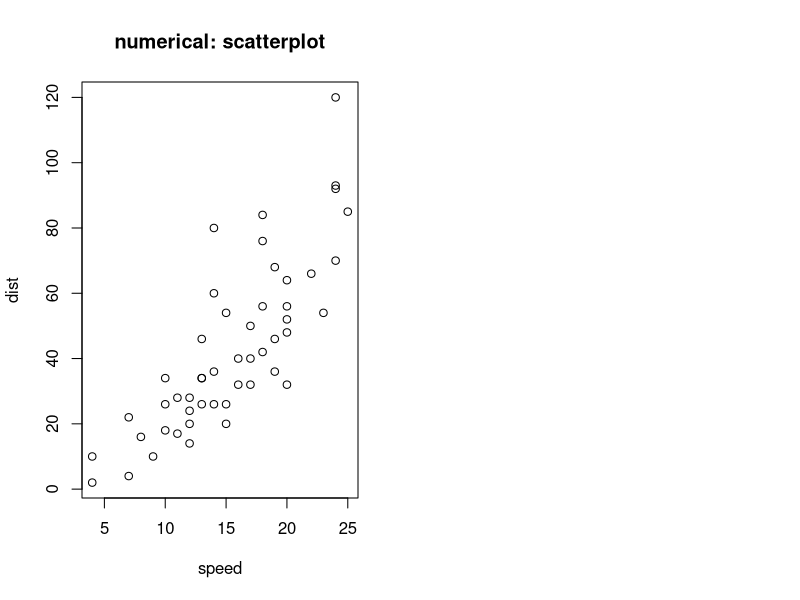

Source code (R): (Note: this script raises an error after producing the figure.)
oopar <- par(mfrow=c(1,2))
plot(dist ~ speed, data=cars, main="numerical: scatterplot")
plot(dist ~ qspeed, data=cars, main="factor: boxplots")
par(oopar)


